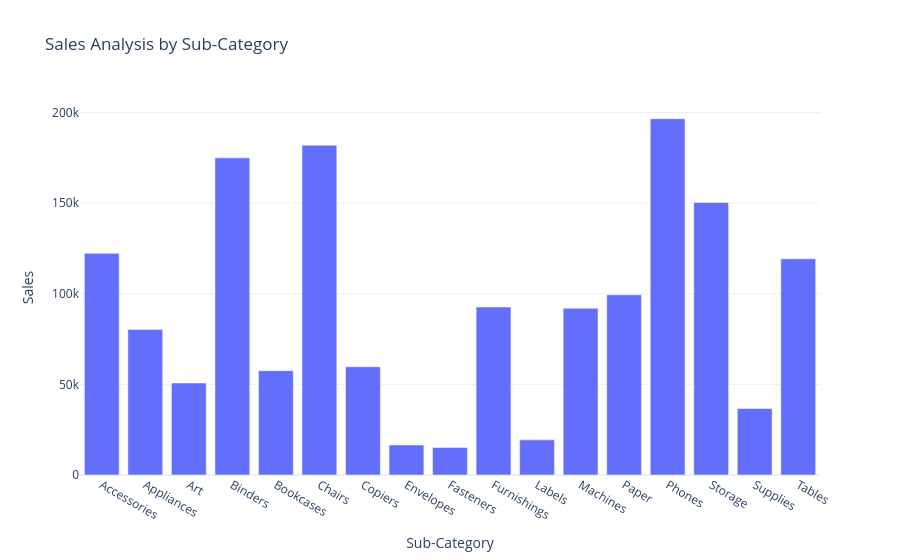

The notebook cell saved with this chart:
### Markdown cell above
# Sales Analysis by Sub-Category

### Code cell
sales_by_subcategory = data.groupby('Sub-Category')['Sales'].sum().reset_index()
fig = px.bar(sales_by_subcategory, 
             x='Sub-Category', 
             y='Sales', 
             title='Sales Analysis by Sub-Category')
fig.show()

### Figure 1 — Plotly figure (JSON) as saved in the notebook; plotly's stock layout.template omitted (floating-point values rounded to 4 significant figures)
{"data": [{"alignmentgroup": "True", "hovertemplate": "Sub-Category=%{x}<br>Sales=%{y}<extra></extra>", "legendgroup": "", "marker": {"color": "#636efa", "pattern": {"shape": ""}}, "name": "", "offsetgroup": "", "orientation": "v", "showlegend": false, "textposition": "auto", "type": "bar", "x": ["Accessories", "Appliances", "Art", "Binders", "Bookcases", "Chairs", "Copiers", "Envelopes", "Fasteners", "Furnishings", "Labels", "Machines", "Paper", "Phones", "Storage", "Supplies", "Tables"], "xaxis": "x", "y": [122300.0, 80310.0, 50760.0, 175000.0, 57580.0, 181900.0, 59740.0, 16540.0, 15210.0, 92690.0, 19400.0, 91990.0, 99450.0, 196600.0, 150300.0, 36720.0, 119300.0], "yaxis": "y"}], "layout": {"autosize": true, "barmode": "relative", "legend": {"tracegroupgap": 0}, "title": {"text": "Sales Analysis by Sub-Category"}, "xaxis": {"anchor": "y", "autorange": true, "domain": [0, 1], "range": [-0.5, 16.5], "title": {"text": "Sub-Category"}, "type": "category"}, "yaxis": {"anchor": "x", "autorange": true, "domain": [0, 1], "range": [0, 206900.0], "title": {"text": "Sales"}, "type": "linear"}}}
